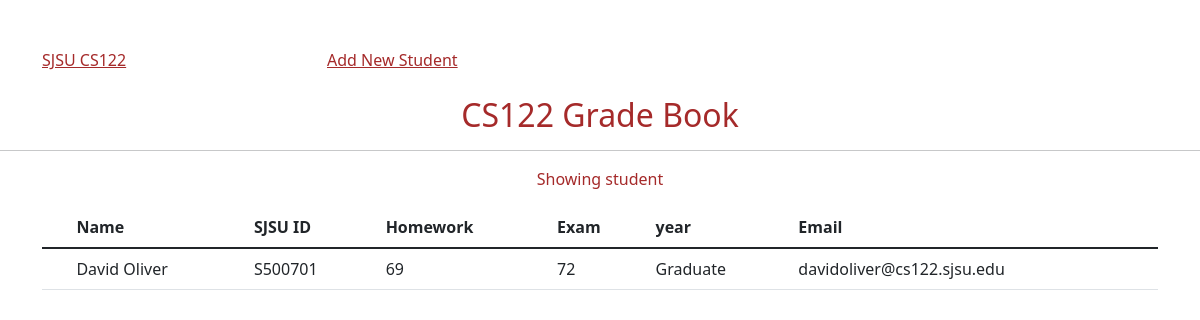
Screenshot of /get_student?sjsuid=S500701 with the database file from the repository.
### tables this page shows
CREATE TABLE students (
    id INTEGER PRIMARY KEY AUTOINCREMENT,
    name TEXT NOT NULL,
    sjsuid TEXT NOT NULL,
    hw TEXT NOT NULL,
    exam TEXT NOT NULL,
    year TEXT NOT NULL,
    email TEXT NOT NULL 
);

### app.py (the view)
@app.route('/get_student', methods=['GET'])
def get_student():
    id = request.args.get('sjsuid')
    print('sjsuid is:', id)
    con = sqlite3.connect("sjsu_cs122.db")
    cur = con.cursor()
    q = "select * from students where sjsuid=\'{}\'".format(id)
    res = cur.execute(q)
    rows = res.fetchall()
    con.close()
    return render_template("get_student.html", student = rows)

### templates/get_student.html (shortened to what this page needs)
<!doctype html>
<html lang="en">
  <head>
    <link href="https://cdn.jsdelivr.net/npm/bootstrap@5.1.3/dist/css/bootstrap.min.css" rel="stylesheet">
  </head>
  <div class="container">
  <div class="row">
    <div class="col-md-3">
    <a  style=" color: brown"  href="/">SJSU CS122</a>
    </div>
    <div class="col-md-3">
       <a style=" color: brown" href="{{ url_for("add_student") }}"> Add New Student </a>
    </div>
      <div class="col-md-2">
    </div>
      <div class="col-md-2">
    </div>
  </div>
  </div>
  <div class="jumbotron">
  <h2 style="text-align: center; color: brown">CS122 Grade Book</h2>
</div>
  <hr>
<body>
<p style="text-align: center; color: brown">Showing student</p>
 <div class="container">
  <table class="table">
  <thead>
    <tr>
      <th scope="col"></th>
      <th scope="col">Name</th>
      <th scope="col">SJSU ID</th>
        <th scope="col">Homework</th>
      <th scope="col">Exam</th>
        <th scope="col">year</th>
        <th scope="col">Email</th>
    </tr>
  </thead>
  <tbody>
   {% for s in student %}
    <tr>
      <th scope="row"></th>
      <td>{{ s[1] }}</td>
      <td>{{ s[2] }}</td>
      <td>{{ s[3] }}</td>
      <td>{{ s[4] }}</td>
      <td>{{ s[5] }}</td>
      <td>{{ s[6] }}</td>
    </tr>
  {% endfor %}
  </tbody>
</table>
</div>
</body>
</html>

### rows the page displays
students: name "David Oliver", sjsuid "S500701", hw "69", exam "72", year "Graduate", email "davidoliver@cs122.sjsu.edu"
